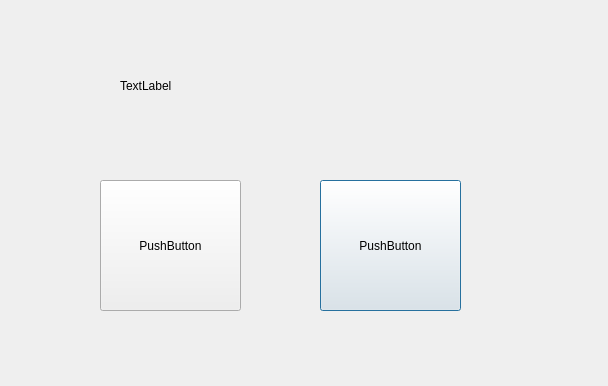
<?xml version="1.0" encoding="UTF-8"?>
<ui version="4.0">
 <class>Dialog</class>
 <widget class="QDialog" name="Dialog">
  <property name="geometry">
   <rect>
    <x>0</x>
    <y>0</y>
    <width>608</width>
    <height>386</height>
   </rect>
  </property>
  <property name="windowTitle">
   <string>Dialog</string>
  </property>
  <widget class="QPushButton" name="pushButton_2">
   <property name="geometry">
    <rect>
     <x>320</x>
     <y>180</y>
     <width>141</width>
     <height>131</height>
    </rect>
   </property>
   <property name="text">
    <string>PushButton</string>
   </property>
  </widget>
  <widget class="QPushButton" name="pushButton_3">
   <property name="geometry">
    <rect>
     <x>100</x>
     <y>180</y>
     <width>141</width>
     <height>131</height>
    </rect>
   </property>
   <property name="text">
    <string>PushButton</string>
   </property>
  </widget>
  <widget class="QLabel" name="label">
   <property name="geometry">
    <rect>
     <x>120</x>
     <y>40</y>
     <width>291</width>
     <height>91</height>
    </rect>
   </property>
   <property name="text">
    <string>TextLabel</string>
   </property>
  </widget>
 </widget>
 <resources/>
 <connections/>
</ui>
